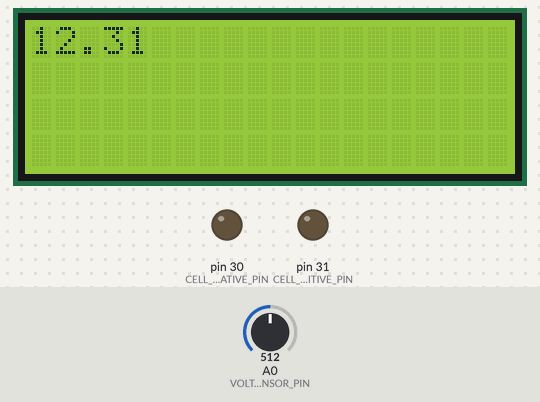
A sketch run on a simulated Arduino Mega 2560, built with avr-gcc and run on an emulated ATmega2560. On the bench: 20×4 character LCD, output pins drawn as LEDs (lit = HIGH). Inputs (shaded band) come from the test bench; at power-on: A0 (VOLT_SENSOR_PIN) = 512.

Above: at 1.3 s.
1.4 s: A0 (VOLT_SENSOR_PIN) set to 716
At 4.4 s:
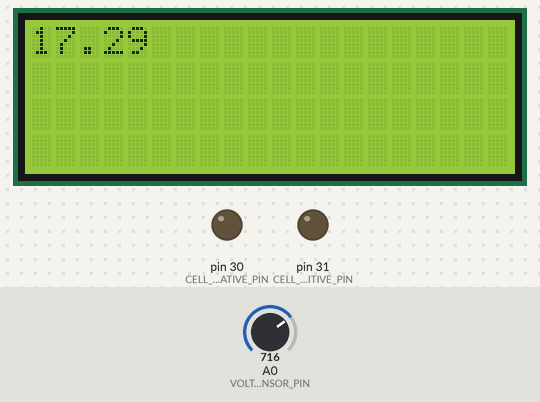
5.3 s: A0 (VOLT_SENSOR_PIN) set to 900
At 7.0 s:
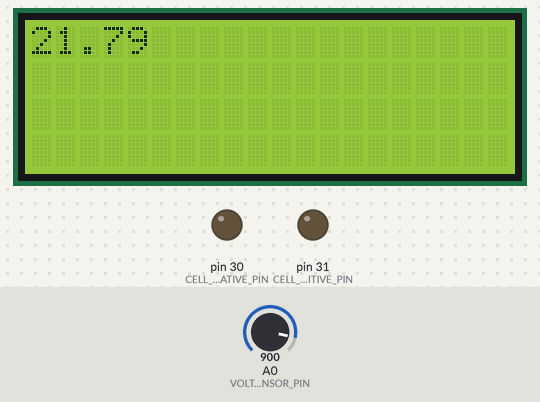
9.2 s: A0 (VOLT_SENSOR_PIN) set to 1023
At 13.4 s:
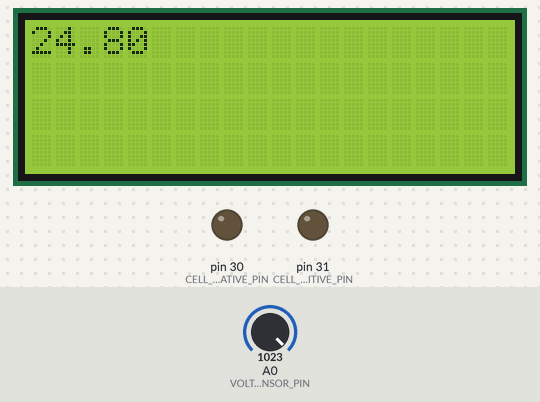
Timing chart, 0 to 14.9 s (numbered marks = the images above; inputs shaded):
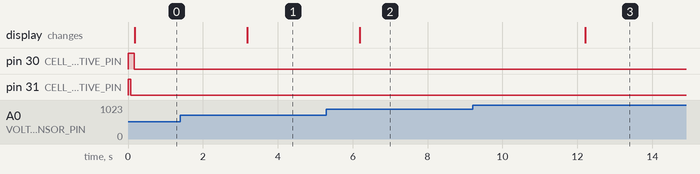

The sketch:

calibration.ino
```cpp
#include "Arduino.h"
#include "LiquidCrystal_I2C.h"
#include "DS3231.h"
#include "SdFat.h"
#include "SimpleRelay.h"
#include "Voltmeter.h"
#include "LM35.h"
#include <StopWatch.h>

// ? PIN DEFINITIONS
#define VOLT_SENSOR_PIN A0
#define CELL_1_NEGATIVE_PIN 30
#define CELL_1_POSITIVE_PIN 31

// ? I/O & CALIBRATION VALUES
unsigned int voltSensorMaxVoltage = 25;   // ? Max voltage the sensor can handle
// ? I/O OBJECTS
LiquidCrystal_I2C lcd(0x27, 20, 4);
DS3231 rtc(SDA, SCL);
SdFat sdCard;
SdFile sdFile;
// ? RELAY CHANNEL OBJECTS
SimpleRelay cell1Negative = SimpleRelay(CELL_1_NEGATIVE_PIN, true);
SimpleRelay cell1Postive = SimpleRelay(CELL_1_POSITIVE_PIN, true);
// ? SENSOR OBJECTS
Voltmeter voltSensor(VOLT_SENSOR_PIN, voltSensorMaxVoltage, 10);

void setup()
{
  Serial.begin(9600);
  initLCD();
  voltSensor.initialize();

  cell1Postive.on();
  delay(100);
  cell1Negative.on();
}

void loop()
{
  lcd.clear();
  lcd.setCursor(0, 0);

  lcd.print(voltSensor.getVoltage());

  delaySeconds(3); // ? Test the cell pack every minute
}

void initLCD()
{
  lcd.init();
  lcd.backlight();
  lcd.clear();
}

void delaySeconds(unsigned long sec)
{
  delay(sec * 1000);
}
```

Measured:
- after the input at 1.4 s, the display: changes after 1.8 s (image 1)
- after the input at 5.3 s, the display: changes after 0.89 s (image 2)
- after the input at 9.2 s, the display: changes after 3.0 s (image 3)
